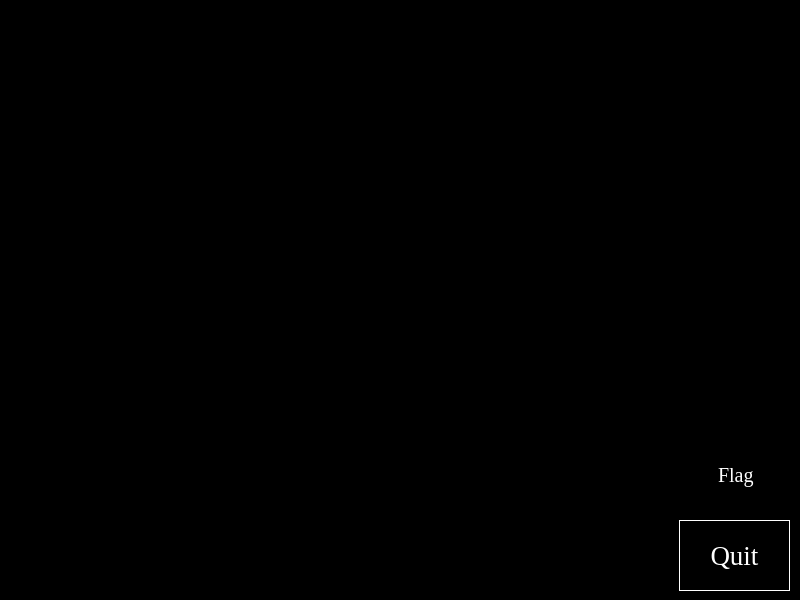
<?xml version="1.0" encoding="UTF-8"?>
<ui version="4.0">
 <class>MainWindow</class>
 <widget class="QMainWindow" name="MainWindow">
  <property name="geometry">
   <rect>
    <x>0</x>
    <y>0</y>
    <width>800</width>
    <height>600</height>
   </rect>
  </property>
  <property name="minimumSize">
   <size>
    <width>800</width>
    <height>600</height>
   </size>
  </property>
  <property name="maximumSize">
   <size>
    <width>800</width>
    <height>600</height>
   </size>
  </property>
  <property name="windowTitle">
   <string>MainWindow</string>
  </property>
  <widget class="QWidget" name="centralwidget">
   <property name="styleSheet">
    <string notr="true">background-color: rgb(0, 0, 0);
color: rgb(255, 255, 255);</string>
   </property>
   <widget class="QStackedWidget" name="stackedWidget">
    <property name="geometry">
     <rect>
      <x>-1</x>
      <y>0</y>
      <width>800</width>
      <height>600</height>
     </rect>
    </property>
    <property name="minimumSize">
     <size>
      <width>2</width>
      <height>0</height>
     </size>
    </property>
    <property name="currentIndex">
     <number>2</number>
    </property>
    <widget class="QWidget" name="page">
     <property name="font">
      <font>
       <family>Segoe UI</family>
      </font>
     </property>
     <widget class="QLabel" name="credit">
      <property name="geometry">
       <rect>
        <x>10</x>
        <y>170</y>
        <width>781</width>
        <height>121</height>
       </rect>
      </property>
      <property name="font">
       <font>
        <family>Georgia</family>
        <pointsize>30</pointsize>
       </font>
      </property>
      <property name="text">
       <string>By: Derbzzzzzz</string>
      </property>
      <property name="alignment">
       <set>Qt::AlignCenter</set>
      </property>
     </widget>
     <widget class="QLabel" name="header">
      <property name="geometry">
       <rect>
        <x>10</x>
        <y>0</y>
        <width>781</width>
        <height>201</height>
       </rect>
      </property>
      <property name="font">
       <font>
        <family>Georgia</family>
        <pointsize>60</pointsize>
        <bold>true</bold>
       </font>
      </property>
      <property name="text">
       <string>Minesweeper</string>
      </property>
      <property name="alignment">
       <set>Qt::AlignCenter</set>
      </property>
     </widget>
     <widget class="QPushButton" name="btnNewGame">
      <property name="geometry">
       <rect>
        <x>270</x>
        <y>380</y>
        <width>271</width>
        <height>141</height>
       </rect>
      </property>
      <property name="font">
       <font>
        <family>Georgia</family>
        <pointsize>20</pointsize>
       </font>
      </property>
      <property name="styleSheet">
       <string notr="true">border: 1px solid rgb(255, 255, 255);</string>
      </property>
      <property name="text">
       <string>New Game</string>
      </property>
     </widget>
    </widget>
    <widget class="QWidget" name="page_2">
     <widget class="QLabel" name="header_2">
      <property name="geometry">
       <rect>
        <x>10</x>
        <y>0</y>
        <width>781</width>
        <height>201</height>
       </rect>
      </property>
      <property name="font">
       <font>
        <family>Georgia</family>
        <pointsize>40</pointsize>
        <bold>true</bold>
       </font>
      </property>
      <property name="text">
       <string>Select Difficulty</string>
      </property>
      <property name="alignment">
       <set>Qt::AlignCenter</set>
      </property>
     </widget>
     <widget class="QPushButton" name="btnBeginner">
      <property name="geometry">
       <rect>
        <x>230</x>
        <y>180</y>
        <width>331</width>
        <height>81</height>
       </rect>
      </property>
      <property name="font">
       <font>
        <family>Georgia</family>
        <pointsize>30</pointsize>
       </font>
      </property>
      <property name="styleSheet">
       <string notr="true">border: 1px solid rgb(255, 255, 255);</string>
      </property>
      <property name="text">
       <string>Beginner</string>
      </property>
     </widget>
     <widget class="QPushButton" name="btnIntermediate">
      <property name="geometry">
       <rect>
        <x>230</x>
        <y>300</y>
        <width>331</width>
        <height>81</height>
       </rect>
      </property>
      <property name="font">
       <font>
        <family>Georgia</family>
        <pointsize>30</pointsize>
       </font>
      </property>
      <property name="styleSheet">
       <string notr="true">border: 1px solid rgb(255, 255, 255);</string>
      </property>
      <property name="text">
       <string>Intermediate</string>
      </property>
     </widget>
     <widget class="QPushButton" name="btnAdvanced">
      <property name="geometry">
       <rect>
        <x>230</x>
        <y>420</y>
        <width>331</width>
        <height>81</height>
       </rect>
      </property>
      <property name="font">
       <font>
        <family>Georgia</family>
        <pointsize>30</pointsize>
       </font>
      </property>
      <property name="styleSheet">
       <string notr="true">border: 1px solid rgb(255, 255, 255);</string>
      </property>
      <property name="text">
       <string>Advanced</string>
      </property>
     </widget>
     <widget class="QPushButton" name="btnBack">
      <property name="geometry">
       <rect>
        <x>650</x>
        <y>520</y>
        <width>131</width>
        <height>71</height>
       </rect>
      </property>
      <property name="font">
       <font>
        <family>Georgia</family>
        <pointsize>20</pointsize>
       </font>
      </property>
      <property name="styleSheet">
       <string notr="true">border: 1px solid rgb(255, 255, 255);</string>
      </property>
      <property name="text">
       <string>Back</string>
      </property>
     </widget>
    </widget>
    <widget class="QWidget" name="page_3">
     <widget class="QPushButton" name="btnQuit">
      <property name="geometry">
       <rect>
        <x>680</x>
        <y>520</y>
        <width>111</width>
        <height>71</height>
       </rect>
      </property>
      <property name="font">
       <font>
        <family>Georgia</family>
        <pointsize>20</pointsize>
       </font>
      </property>
      <property name="styleSheet">
       <string notr="true">border: 1px solid rgb(255, 255, 255);</string>
      </property>
      <property name="text">
       <string>Quit</string>
      </property>
     </widget>
     <widget class="QLabel" name="endLabel">
      <property name="geometry">
       <rect>
        <x>30</x>
        <y>9</y>
        <width>741</width>
        <height>481</height>
       </rect>
      </property>
      <property name="font">
       <font>
        <family>Georgia</family>
        <pointsize>50</pointsize>
        <bold>false</bold>
       </font>
      </property>
      <property name="styleSheet">
       <string notr="true">background-color: rgb(255, 255, 255, 0);</string>
      </property>
      <property name="text">
       <string/>
      </property>
      <property name="alignment">
       <set>Qt::AlignCenter</set>
      </property>
     </widget>
     <widget class="QFrame" name="frame">
      <property name="geometry">
       <rect>
        <x>30</x>
        <y>10</y>
        <width>26</width>
        <height>26</height>
       </rect>
      </property>
      <property name="frameShape">
       <enum>QFrame::StyledPanel</enum>
      </property>
      <property name="frameShadow">
       <enum>QFrame::Raised</enum>
      </property>
      <layout class="QVBoxLayout" name="verticalLayout">
       <item>
        <layout class="QGridLayout" name="gridLay"/>
       </item>
      </layout>
     </widget>
     <widget class="QCheckBox" name="flag">
      <property name="geometry">
       <rect>
        <x>700</x>
        <y>440</y>
        <width>191</width>
        <height>71</height>
       </rect>
      </property>
      <property name="font">
       <font>
        <family>Georgia</family>
        <pointsize>15</pointsize>
       </font>
      </property>
      <property name="text">
       <string>Flag</string>
      </property>
     </widget>
    </widget>
   </widget>
  </widget>
 </widget>
 <resources/>
 <connections/>
</ui>
